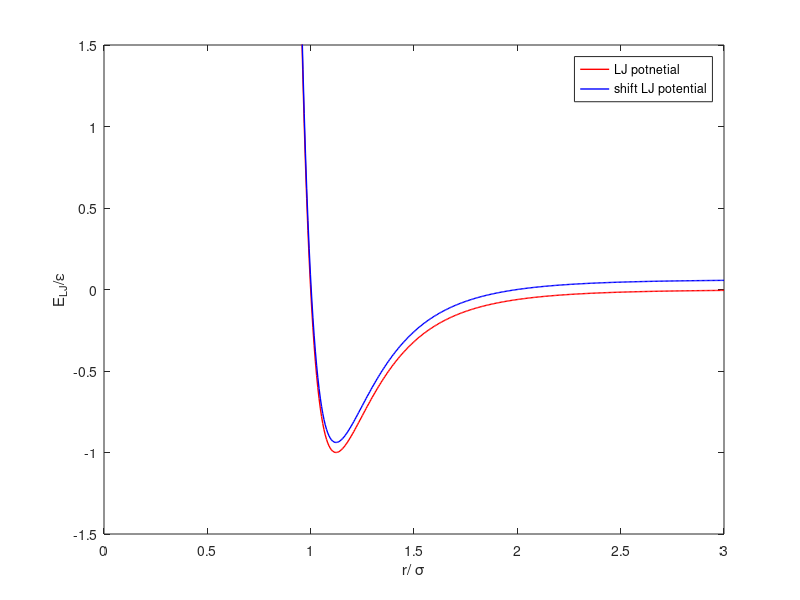

Write the MATLAB code that produced this figure.
clear;clc
close all

r = linspace(0.01,3.0,500);
epsilon = 1.0;
sigma=1.0;
for i=1:length(r)
    E_LJ(i) = 4*epsilon*((sigma/r(i))^12-(sigma/r(i))^6);
end

Rcutoff = 2.0;
phicutoff = 4.0/(Rcutoff^12)-4.0/(Rcutoff^6);
E_LJ_shift = E_LJ - phicutoff;

plot(r,E_LJ,'r-','LineWidth',1);
hold on
plot(r,E_LJ_shift,'b-','LineWidth',1);
xlim([0,3.0]);
ylim([-1.5,1.5])
legend('LJ potnetial','shift LJ potential')
xlabel('r/ \sigma')
ylabel('E_{LJ}/\epsilon')
